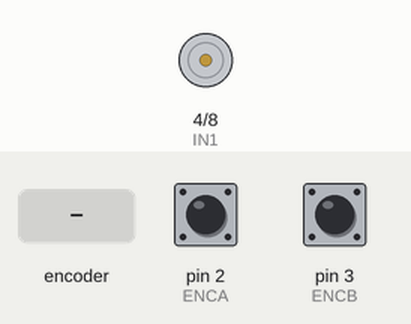
The sketch below on a simulated Arduino Uno, built with avr-gcc and run on an emulated ATmega328P. Parts: motor-driver pin pairs drawn as motors (green arrow = first pin HIGH = forward, orange = second pin HIGH = backward, longer = more drive, scaled by the enable pin). Inputs (shaded band) come from the test bench; at power-on: pin 2 (ENCA) HIGH, pin 3 (ENCB) HIGH. What the sketch prints to the serial monitor is not drawn.

Above: at 1.2 s.
1.3 s: rotary encoder on pin 2 (ENCA) / pin 3 (ENCB) turned 1 step (first pin leading)
3.2 s: rotary encoder on pin 2 (ENCA) / pin 3 (ENCB) turned 2 steps (second pin leading)
5.3 s: rotary encoder on pin 2 (ENCA) / pin 3 (ENCB) turned 1 step (first pin leading)
Timing chart, 0 to 8.3 s (numbered marks = the images above; inputs shaded):
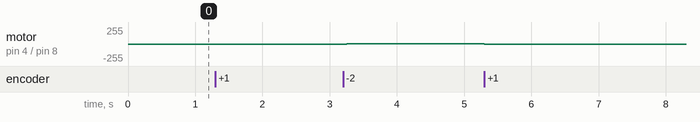

The sketch:

c02_youtube_pid_speed.ino
```cpp
// This alternate version of the code does not require
// atomic.h. Instead, interrupts() and noInterrupts()
// are used. Please use this code if your
// platform does not support ATOMIC_BLOCK.

// CONCLUSION
// B01 (DOUBLE - RASING (1 TIME )) -- 330 COUNT = 360 DEGREE
// B02 (DOUBLE - RASING / FAILING (2 TIME )) -- 660 COUNT = 360 DEGREE
// B03 /B05  (DOUBLE - CHANGE (4 TIME )) -- 1320 COUNT = 360 DEGREE

#include <SPI.h>
#include <SD.h>
#include <TimerOne.h>
#include <util/atomic.h>

#define ENCA 2 // GREEN
#define ENCB 3 // YELLOW
#define PWM 5
#define IN2 8 // BLACK
#define IN1 4 // WHITE

// volatile int pos_i = 0; // specify posi as volatile: https://www.arduino.cc/reference/en/language/variables/variable-scope-qualifiers/volatile/
// long prevT = 0;
// float eprev = 0;
// float eintegral = 0;
// int prevPos = 0;

// globals
long prevT = 0;
int posPrev = 0;
// Use the "volatile" directive for variables
// used in an interrupt
volatile int pos_i = 0;
volatile float velocity_i = 0;
volatile long prevT_i = 0;

float v1Filt = 0;
float v1Prev = 0;
// float v2Filt = 0;
// float v2Prev = 0;

float eintegral = 0;

// float printSec = 0.01;
// int secTimes = 10; // if 0.5 printSec = 2, 0.1 printSec = 10
int target = 0;

String valInString = "";
char inChar;

void setup() {
  Serial.begin(9600);
  pinMode(ENCA,INPUT);
  pinMode(ENCB,INPUT);

	// unsigned long int timeInterval = (printSec * 1000000);
  // Timer1.initialize(timeInterval); // 0.5 microseconds = 0.5 second
  // Timer1.attachInterrupt(serialPrint);

  attachInterrupt(digitalPinToInterrupt(ENCA),readEncoderA, CHANGE);
  attachInterrupt(digitalPinToInterrupt(ENCB),readEncoderB, CHANGE);

  pinMode(PWM,OUTPUT);
  pinMode(IN1,OUTPUT);
  pinMode(IN2,OUTPUT);

  // Serial.println("target pos");

  while (!Serial) {
    // wait for serial port to connect
  }
}

void loop() {
	while (Serial.available() > 0) {
			int inputChar = Serial.read();
			if(isDigit(inputChar)){
					valInString += (char)inputChar;
					// Serial.println(valInString);

			}else if(isAlpha(inputChar)) {
					valInString = "";
					inChar = (char)inputChar;

			}else if ((char)inputChar == '\r') {
					// Serial.println(valInString);
					if(valInString != ""){
							// Serial.println(valInString.toInt());
							target = (valInString.toInt());
							valInString = "";
					}else{
							Serial.println(inChar);

							if(inChar == 'R' || inChar == 'r'){
									target = 0;
							}

							if(inChar == 'O' || inChar == 'o'){
									target = 0;
									pos_i = 0;
							}
					}
			}
	}


	// int pwr = 100/3.0*micros()/1.0e6;
	// int dir = 1;
	// setMotor(dir, pwr, PWM, IN1, IN2);

	// set target position
	// target = 1200;
	// int target = 250*sin(prevT/1e6);

    // read the position in an atomic block
  // to avoid potential misreads
  int pos = 0;
  float velocity2 = 0;
  ATOMIC_BLOCK(ATOMIC_RESTORESTATE){
    pos = pos_i;
    // velocity2 = velocity_i;
  }

	// Compute velocity with method 1
  long currT = micros();
  float deltaT = ((float) (currT-prevT))/1.0e6;
  float velocity1 = (pos - posPrev)/deltaT;
  posPrev = pos;
  prevT = currT;

	// Convert count/s to RPM
  float v1 = velocity1/1320*60.0; // 180 = (1 motor shaft rotation / 6) x (1 output shaft rotation / 30)
  // float v2 = velocity2/1320*60.0;

  // float v1 = 333;
  // float v2 = 333;

  // Low-pass filter (25 Hz cutoff)
  v1Filt = 0.854*v1Filt + 0.0728*v1 + 0.0728*v1Prev;
  v1Prev = v1;
  // v2Filt = 0.854*v2Filt + 0.0728*v2 + 0.0728*v2Prev;
  // v2Prev = v2;

	// Serial.print(v1);
	// Serial.print(",");
	// Serial.print(v1Filt);
	// Serial.println("");
	// delay(1);

	// Set a target
	// float vt = 100*(sin(currT/1e6)>0);
	// float vt = 100;
	float vt = target;

	// Compute the control signal u
	float kp = 5; // if the distance of the current and target is bigger, than add kp to increase the voltage
	float ki = 10.0;
	float e = vt-v1Filt;
	eintegral = eintegral + e*deltaT;

	float u = kp*e + ki*eintegral;

	//Set the motor speed and direction
	int dir = 1;
	if (u<0){
		dir = -1;
	}
	int pwr = (int) fabs(u);
	if(pwr > 255){
		pwr = 255;
	}
	setMotor(dir,pwr,PWM,IN1,IN2);

	Serial.print(target);
	Serial.print(",");
	Serial.print(v1);
	Serial.print(",");
	Serial.print(v1Filt);
	Serial.print(",");
	Serial.print(dir);
	Serial.println();
}

void serialPrint(){
	// Serial.print(" - ");
	// Serial.print(target);
	// Serial.print(",");
	// Serial.print(posi);
	// Serial.println();
}


void setMotor(int dir, int pwmVal, int pwm, int in1, int in2){
  analogWrite(pwm,pwmVal);
  if(dir == -1){
    digitalWrite(in1,HIGH);
    digitalWrite(in2,LOW);
  }
  else if(dir == 1){
    digitalWrite(in1,LOW);
    digitalWrite(in2,HIGH);
  }
  else{
    digitalWrite(in1,LOW);
    digitalWrite(in2,LOW);
  }
}

void readEncoderA(){
	int a = digitalRead(ENCA);
  int b = digitalRead(ENCB);

  if(a == 0){
    if(b == 0){
			pos_i++;
		}else{
			pos_i--;
		}
  }
  else{
    if(b == 0){
			pos_i--;
		}else{
			pos_i++;
		}
  }
}

void readEncoderB(){
  int a = digitalRead(ENCA);
	int b = digitalRead(ENCB);

  if(b == 0){
    if(a == 0){
			pos_i--;
		}else{
			pos_i++;
		}
  }
  else{
    if(a == 0){
			pos_i++;
		}else{
			pos_i--;
		}
  }
}
```

Measured:
- after the input at 5.3 s, motor on pin 4 (IN1) / pin 8 (IN2): forward 1/255 → backward 1/255 at once, → stopped 0.27 s later
